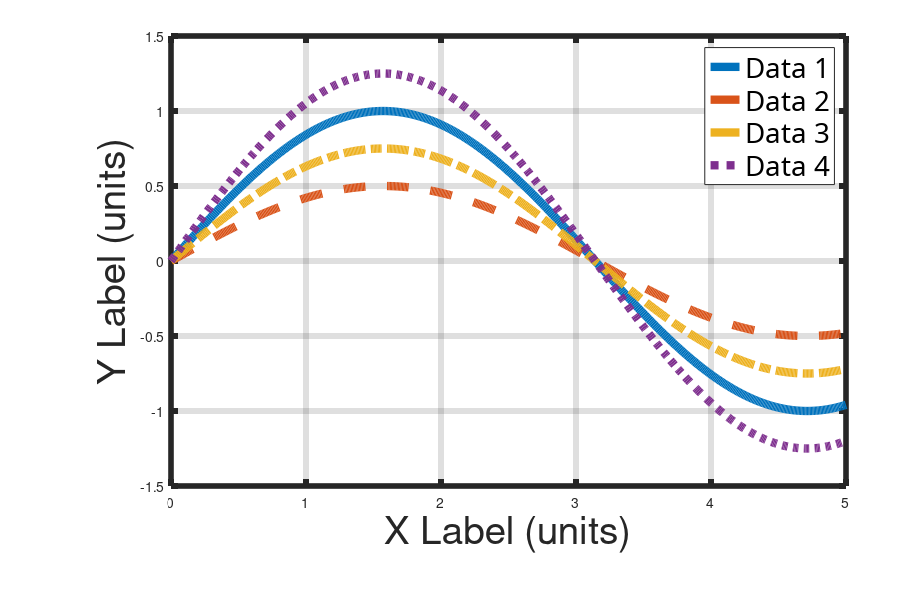

This figure's MATLAB source:
%%%%%%%%%%%%%%%%%%%%%%%%%%%%%%%%%%%%%%%%%%%%%%%%%%%%%%%%%%%%%%%%%%%%%%%%%%%%%%%%%%
% A template to help create readable figures 
%   (a contrast the default MATLAB/Octave output)
%
% It may actually look worse on screen. The saved version should be better.
%
% This will just plot junk data. Copy and paste into your script, then...
%
% You will have to fill in:
%   - the actual things to plot
%   - the axis labels - be sure to include units
%   - the legend labels
%   - the filename to save the figure as
%
% Created: 4/19/13 - Joshua Vaughan (joshua.vaughan@louisiana.edu)
%
% Modified: 
%   * 
%
%%%%%%%%%%%%%%%%%%%%%%%%%%%%%%%%%%%%%%%%%%%%%%%%%%%%%%%%%%%%%%%%%%%%%%%%%%%%%%%%%%

% Example data so that code will show a plot... 
x1 = 0:0.01:5;
x2 = x1;
x3 = x1;
x4 = x1;

y1 = sin(x1);
y2 = 0.5*sin(x2);
y3 = 0.75*sin(x3);
y4 = 1.25*sin(x4);


%-----  Copy from here down into your code, replacing items as needed ----------------
%
%  The plot is formatted for saving, so it might be ugly on screen
h = figure

% Define the papersize and margins
set (h,'papertype', '<custom>')
set (h,'paperunits','inches');

% papersize is 9" x 6" - 3x2 aspect ratio is best
set (h,'papersize',[9 6])       
set (h,'paperposition', [0,0,[9 6]])

% set the margins as percentage of page
set (gca,'position', [0.19, 0.19, 0.75, 0.75]) 

% Increase the axis font size to somethign readable
set (gca, "fontsize", 24)

% Change all fonts to CMU Serif
FN = findall(h,'-property','FontName');
set(FN,'FontName','CMU Serif');

% This is the actual plotting... Change xi and yi
plot(x1,y1,'LineWidth',6,x2,y2,'--','LineWidth',6,x3,y3,'-.','LineWidth',6,x4,y4,':','LineWidth',6)

% Show a grid and set an appropriate line thickness 
grid on
set (gca, 'LineWidth',4)

% Set the X and Y axis labels - Change these to suit your plot
xlabel('X Label (units)','fontsize',28)
ylabel('Y Label (units)','fontsize',28)

% Create the legend - change 'Data i' to suit your plot
leg = legend('Data 1','Data 2','Data 3','Data 4')
set (leg, "FontSize", 20,'FontName','CMU Serif') 

% Save the figure as a high-res pdf
print(h,'plot_filename.pdf','-dpdf','-color','-landscape')

